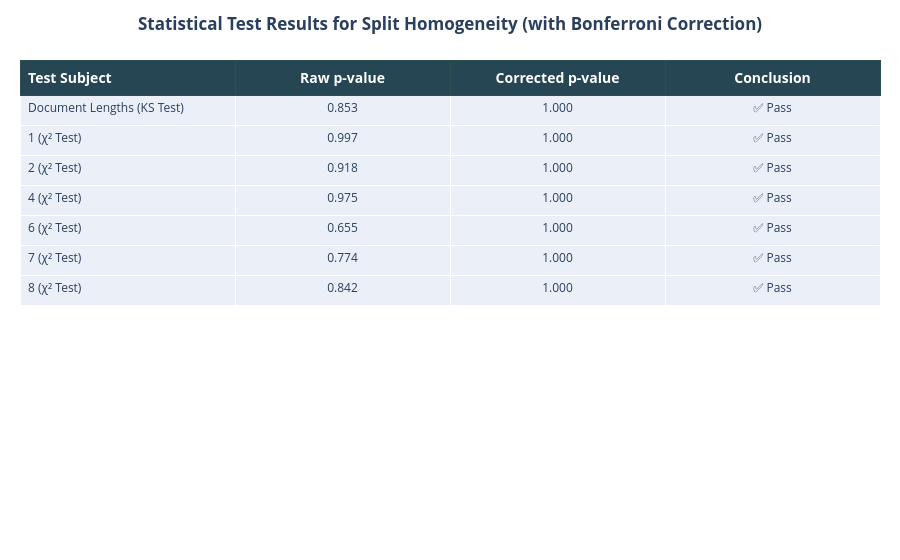

Notebook code for this chart:
### Markdown cell above
#### **2.3 Statistical Verification**

To formally confirm our visual observations, we perform statistical tests. 
Because we are running multiple tests simultaneously (one for document length and one for each of the six labels), we must apply a correction to avoid an inflated false positive rate. 
We will use the **Bonferroni correction**, a conservative method that adjusts p-values to control the family-wise error rate.

-   **Kolmogorov-Smirnov (KS) Test:** Compares the distributions of document lengths.
-   **Chi-Squared (χ²) Test:** Compares the distributions of categorical labels.

For all tests, we use a significance level (α) of **0.05**. A **corrected p-value** greater than 0.05 indicates that we cannot reject the null hypothesis (H₀), meaning the distributions are statistically similar.

### Code cell
train_lengths = length_df[length_df['split'] == 'Train']['chunk_count']
val_lengths = length_df[length_df['split'] == 'Validation']['chunk_count']
test_lengths = length_df[length_df['split'] == 'Test']['chunk_count']

train_labels = doc_level_labels_df[doc_level_labels_df['split'] == 'Train'][CRITERIA_NAMES]
val_labels = doc_level_labels_df[doc_level_labels_df['split'] == 'Validation'][CRITERIA_NAMES]
test_labels = doc_level_labels_df[doc_level_labels_df['split'] == 'Test'][CRITERIA_NAMES]

results = []
test_names = []
p_values = []

# KS Test for document lengths (Train vs. Test is the most important comparison)
test_names.append("Document Lengths (KS Test)")
ks_stat, ks_p = ks_2samp(train_lengths, test_lengths)
p_values.append(ks_p)

# Chi-Squared Test for each label distribution
for criterion in CRITERIA_NAMES:
    test_names.append(f"{criterion} (χ² Test)")
    contingency_table = pd.crosstab(doc_level_labels_df['split'], doc_level_labels_df[criterion])
    chi2, p_val, _, _ = chi2_contingency(contingency_table)
    p_values.append(p_val)
    
# Apply Bonferroni correction for multiple comparisons
reject, corrected_p_values, _, _ = multipletests(p_values, alpha=0.05, method='bonferroni')

results_data = {
    "Test Subject": test_names,
    "Raw p-value": [f"{p:.3f}" for p in p_values],
    "Corrected p-value": [f"{cp:.3f}" for cp in corrected_p_values],
    "Conclusion": ["✅ Pass" if not r else "❌ Fail" for r in reject]
}
results_df = pd.DataFrame(results_data)

# --- Display results table ---
header = [f"<b>{col}</b>" for col in results_df.columns]
fig = go.Figure(data=[go.Table(
    header=dict(values=header, fill_color='#264653', line_color='darkslategray',
                align=['left', 'center', 'center', 'center'], font=dict(color='white', size=14)),
    cells=dict(values=results_df.T.values, align=['left', 'center', 'center', 'center'], 
                font=dict(size=12), height=30)
)])
fig.update_layout(
    title_text="<b>Statistical Test Results for Split Homogeneity (with Bonferroni Correction)</b>", 
    title_x=0.5,
    margin=dict(l=20, r=20, t=60, b=20)
)
fig.show()

### Figure 1 — Plotly figure (JSON) as saved in the notebook; plotly's stock layout.template omitted (floating-point values rounded to 4 significant figures)
{"data": [{"cells": {"align": ["left", "center", "center", "center"], "font": {"size": 12}, "height": 30, "values": [["Document Lengths (KS Test)", "1 (χ² Test)", "2 (χ² Test)", "4 (χ² Test)", "6 (χ² Test)", "7 (χ² Test)", "8 (χ² Test)"], ["0.853", "0.997", "0.918", "0.975", "0.655", "0.774", "0.842"], ["1.000", "1.000", "1.000", "1.000", "1.000", "1.000", "1.000"], ["✅ Pass", "✅ Pass", "✅ Pass", "✅ Pass", "✅ Pass", "✅ Pass", "✅ Pass"]]}, "header": {"align": ["left", "center", "center", "center"], "fill": {"color": "#264653"}, "font": {"color": "white", "size": 14}, "line": {"color": "darkslategray"}, "values": ["<b>Test Subject</b>", "<b>Raw p-value</b>", "<b>Corrected p-value</b>", "<b>Conclusion</b>"]}, "type": "table"}], "layout": {"margin": {"b": 20, "l": 20, "r": 20, "t": 60}, "title": {"text": "<b>Statistical Test Results for Split Homogeneity (with Bonferroni Correction)</b>", "x": 0.5}}}
